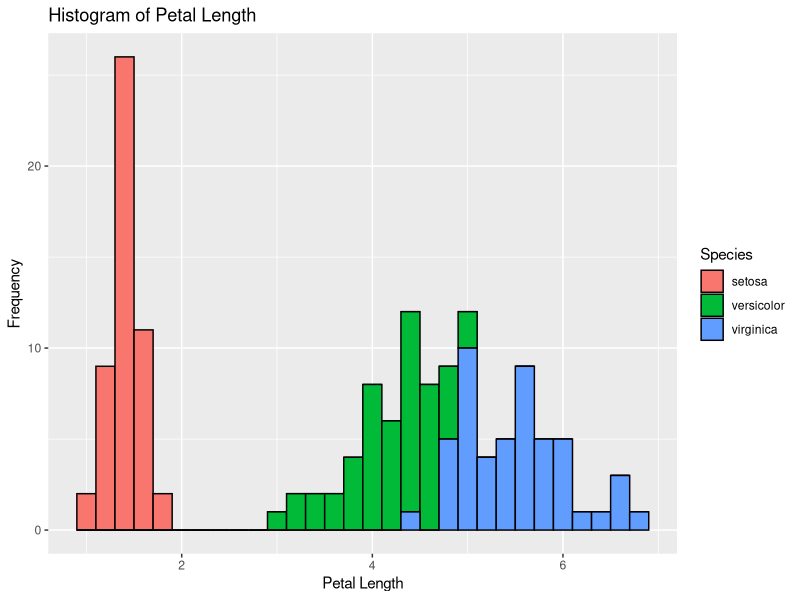

The R source for this figure:
library(ggplot2)
data(iris)
x = iris$Petal.Length
petal_length_mean = mean(x)
petal_length_mean
histogram = ggplot(data=iris, aes(x))
histogram + geom_histogram(binwidth=0.2, color="black", aes(fill=Species)) + 
  xlab("Petal Length") +  ylab("Frequency") + ggtitle("Histogram of Petal Length")
